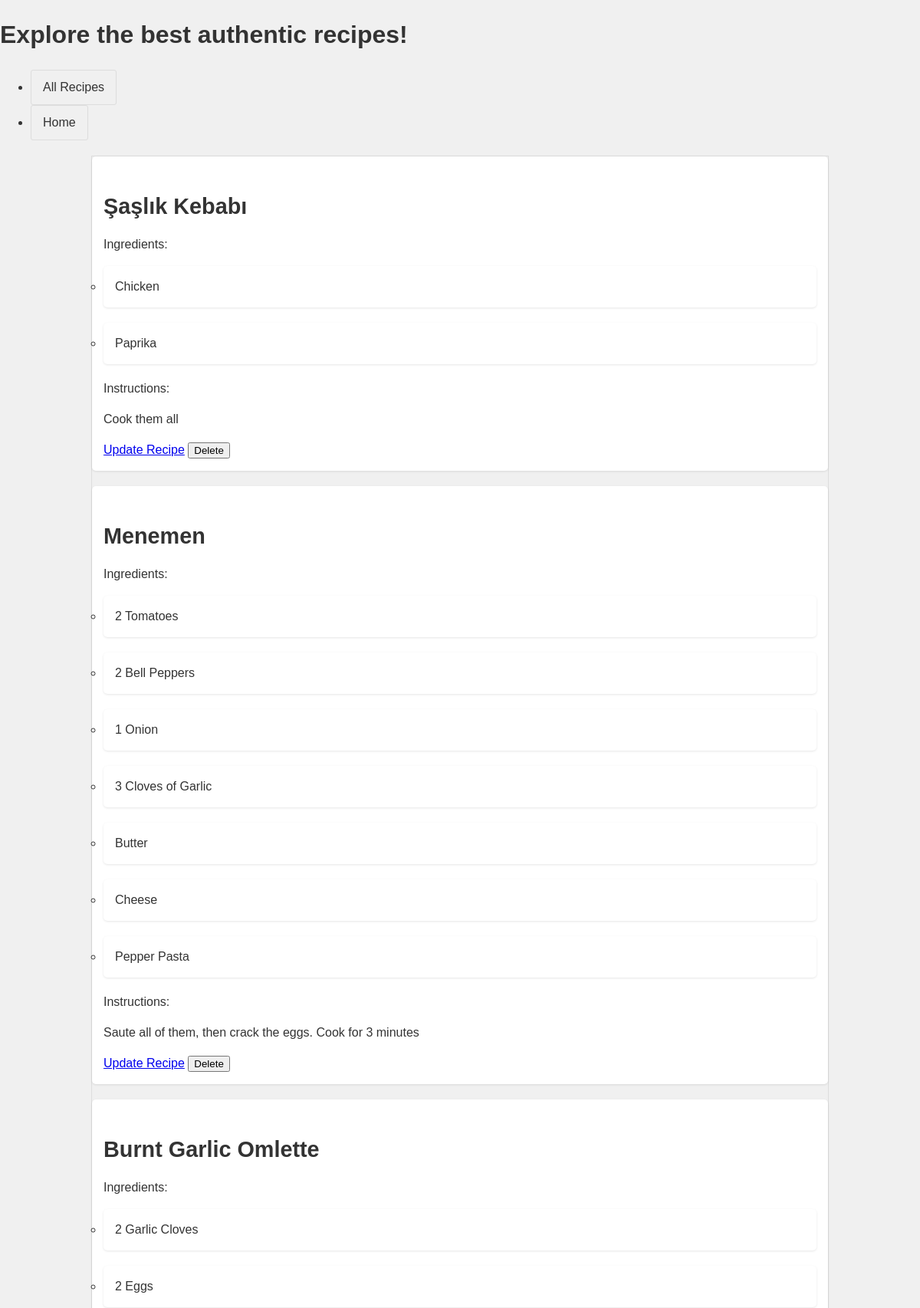
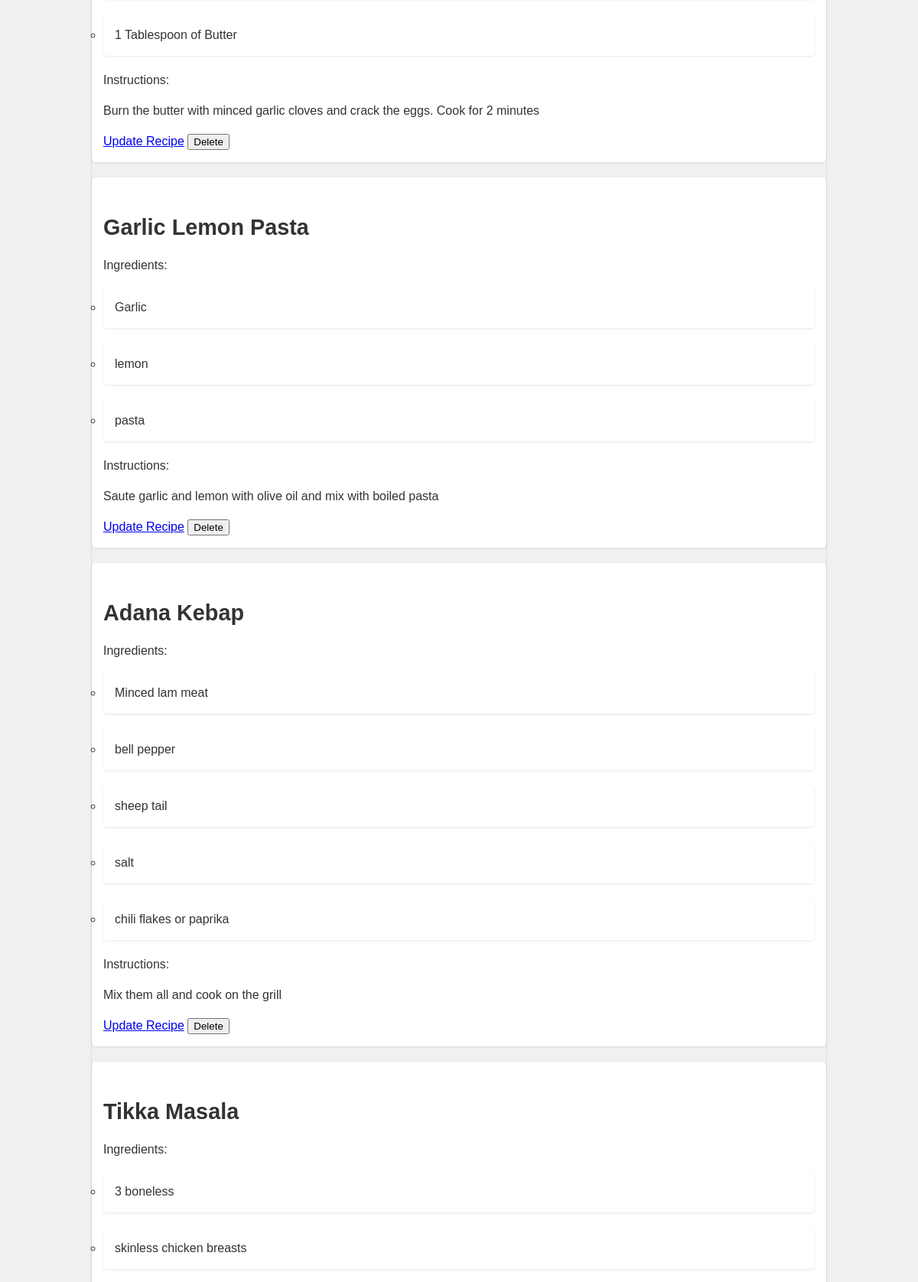
Screenshot of /all_recipes (upper part) with the database file from the repository (2 pictures, top to bottom).
### foodTwitter/app.py (models this page shows)
class Recipe(db.Model):
    recipe_id = db.Column(db.Integer, primary_key=True)
    recipe_name = db.Column(db.String(100), nullable=False)
    ingredients = db.Column(db.Text, nullable=False)  # Update to db.Text
    instructions = db.Column(db.Text, nullable=False)  # Update to db.Text
    cooking_time = db.Column(db.Integer, nullable=False)
    created_at = db.Column(db.TIMESTAMP, server_default=db.func.current_timestamp(), nullable=False)
    def serialize(self):
        return {
            'recipe_id': self.recipe_id,
            'recipe_name': self.recipe_name,
            'ingredients': self.ingredients,
            'instructions': self.instructions,
            'cooking_time': self.cooking_time,
            'created_at': self.created_at.isoformat()  # Format timestamp as ISO-8601
        }

### foodTwitter/app.py (the view)
@app.route('/all_recipes')
def get_recipes():
    recipes = Recipe.query.order_by(Recipe.created_at.desc()).all()  # Order by descending creation date
    recipe_data = [recipe.serialize() for recipe in recipes]
    return render_template('all_recipes.html', recipes=recipe_data)

### foodTwitter/templates/all_recipes.html (shortened to what this page needs)
<!DOCTYPE html>
{% extends 'base.html' %}
{% block head %}
    <h1>Explore the best authentic recipes!</h1>
{% endblock %}
{% block body %}
<ul class="recipe-list">
  {% for recipe in recipes %}
    <li>
      <h3>{{ recipe['recipe_name'] }}</h3>
      <p>Ingredients:</p>
      <ul class="recipe-ingredients">
        {% for ingredient in recipe['ingredients'].split(",") %}
          <li>{{ ingredient.strip() }}</li>
        {% endfor %}
      </ul>
      <p>Instructions:</p>
      <p>{{ recipe['instructions'] }}</p>
      <a href="{{ url_for('update_recipe', recipe_id=recipe['recipe_id']) }}">Update Recipe</a>
      <form action="{{ url_for('delete_recipe', recipe_id=recipe['recipe_id']) }}" method="POST" style="display: inline-block;">
        <button type="submit" onclick="return confirm('Are you sure you want to delete this recipe?')">Delete</button>
      </form>
    </li>
  {% endfor %}
</ul>
{% endblock %}

### foodTwitter/templates/base.html (shortened to what this page needs)
<!DOCTYPE html>
<html lang="en">
<head>
    <link rel="stylesheet" href="{{ url_for('static', filename='css/main.css') }}">
    {% block head %}{% endblock %}
</head>
<body>
    <header>
        <nav>
            <ul>  <li><a href="{{ url_for('get_recipes') }}">All Recipes</a></li>
                <li><a href="{{ url_for('index') }}">Home</a></li>
            </ul>
        </nav>
    </header>
    <main>  {% block body %}{% endblock %}
    </main>
</body>
</html>

### foodTwitter/static/css/main.css (style rules this page uses)
body { margin: 0; font-family: sans-serif; background-color: #f0f0f0; color: #333; line-height: 1.5; }
.recipe-list { list-style: none; padding: 0; margin: 20px auto; width: 80%; border: 1px solid #ddd; }
.recipe-list li { margin-bottom: 20px; padding: 15px; background-color: #fff; border-radius: 5px; box-shadow: 0 1px 3px rgba(0, 0, 0, 0.1); }
h3 { font-size: 1.8em; margin-bottom: 10px; }
.recipe-ingredients, .recipe-instructions { padding: 0; margin: 0; }
nav li a { display: inline-block; padding: 10px 15px; border: 1px solid #ddd; border-radius: 3px; text-decoration: none; color: #333; }

### rows the page displays
Recipe: recipe_name "Şaşlık Kebabı", strip "Chicken" "Paprika", instructions "Cook them all"
Recipe: recipe_name "Menemen", strip "2 Tomatoes" "2 Bell Peppers" "1 Onion" "3 Cloves of Garlic" "Butter" "Cheese" "Pepper Pasta", instructions "Saute all of them, then crack the eggs. Cook for 3 minutes"
Recipe: recipe_name "Burnt Garlic Omlette", strip "2 Garlic Cloves" "2 Eggs" "1 Tablespoon of Butter", instructions "Burn the butter with minced garlic cloves and crack the eggs. Cook for 2 minutes"
Recipe: recipe_name "Garlic Lemon Pasta", strip "Garlic" "lemon" "pasta", instructions "Saute garlic and lemon with olive oil and mix with boiled pasta"
Recipe: recipe_name "Adana Kebap", strip "Minced lam meat" "bell pepper" "sheep tail" "salt" "chili flakes or paprika", instructions "Mix them all and cook on the grill"
Recipe: recipe_name "Tikka Masala", strip "3 boneless" "skinless chicken breasts"
